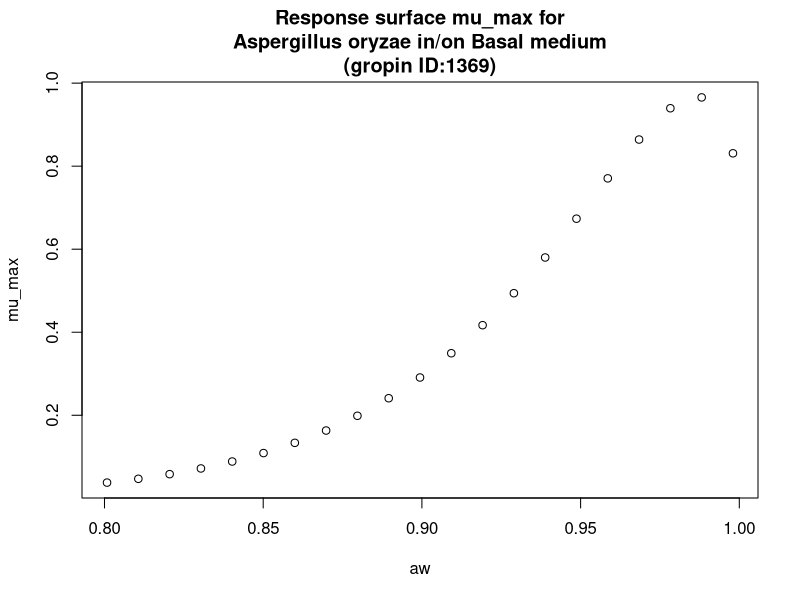

Generate this figure with R:
#############################
# start of Parameter script
#############################
aw <- seq(0.8008,0.998001998001998,length.out=21)
#############################
# end of Parameter script
#############################
############################# 
# start of Model script Gropin ID 1369 
#############################
 
# constant coefficients for this model
 
variables <- data.frame(aw)
argumentsPar <- expand.grid(variables)
 
# heart of the model
response_surface <- function(aw) {
   mumax <-exp(-0.4344+6.904*sqrt(1-aw)-29.72*(sqrt(1-aw))^2)

return(mumax=mumax)
} 

# output parameters
mumax <- cbind(argumentsPar,response_surface(argumentsPar['aw']))
colnames(mumax) <- c(colnames(argumentsPar),'mumax')
#############################
# End of Model script
#############################
############################# 
# start of Visualisation script Gropin ID 1369 
#############################
plot(aw,mumax$mumax,
                          xlab='aw',
                          ylab='mu_max',main='Response surface mu_max for
Aspergillus oryzae in/on Basal medium
(gropin ID:1369)')
#############################
# End of Visualisation script
#############################
